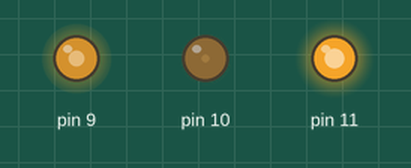
The sketch below on a simulated Arduino Uno, built with avr-gcc and run on an emulated ATmega328P. Shown: output pins drawn as LEDs (lit = HIGH). Random numbers use the default seed unless the sketch sets one.

Above: at 0.1 s.
At 4.1 s:
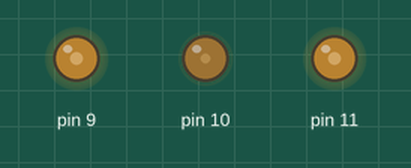
At 9.1 s:
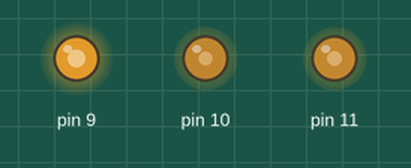
At 19.1 s:
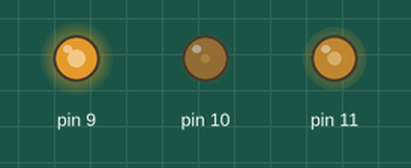
At 28.1 s:
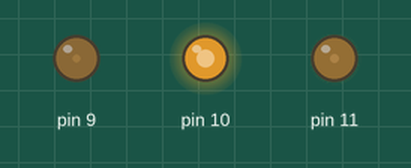
At 38.1 s:
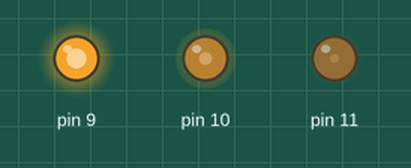
Timing chart, 0 to 40.0 s (numbered marks = the images above):
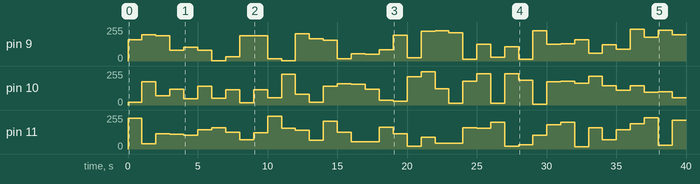

The sketch:

test-RGBlight.ino
```cpp
void setup() {
  pinMode(9,OUTPUT);//R
  pinMode(10,OUTPUT);//G
  pinMode(11,OUTPUT);//B

}

void loop() {
  RGB(random(0,255),random(0,255),random(0,255));
  delay(1000);
}

void RGB(int r, int g, int b){
  analogWrite(9,constrain(r,0,255));//写入pwm讯号而不是数字讯号
  analogWrite(10,constrain(g,0,255));
  analogWrite(11,constrain(b,0,255));

  }
```

Measured:
- by itself, pin 9: 0/255 → 158/255 at 0.00 s, → 197/255 1.0 s later, → 188/255 1.0 s later, → 80/255 1.0 s later, … (40 changes in this stretch)
- by itself, pin 10: 0/255 → 19/255 at 0.00 s, → 175/255 1.0 s later, → 68/255 1.0 s later, → 120/255 1.0 s later, … (40 changes in this stretch)
